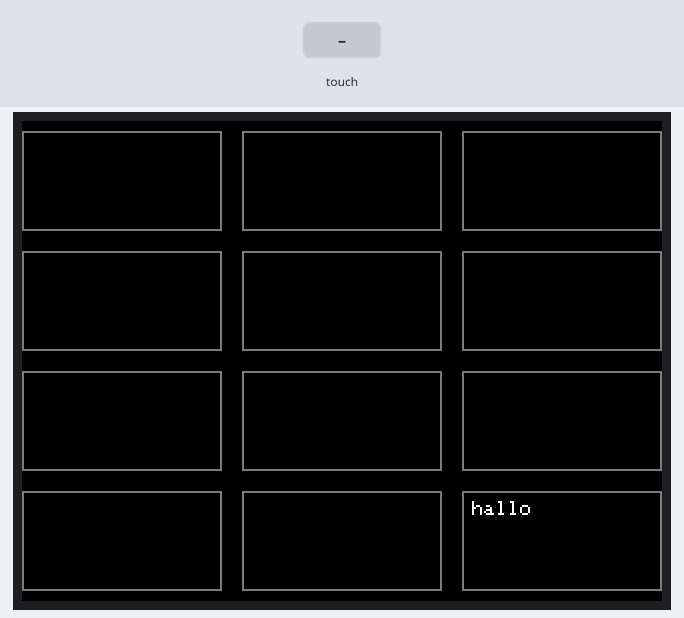
This sketch was run on a simulated Arduino Uno, built with avr-gcc and run on an emulated ATmega328P. Parts: 320×240 colour display. The inputs (shaded band) are chosen by the test bench.

Above: at 1.4 s.
1.5 s: touch panel pressed at 13 % / 10 % of its raw x / y range
3.0 s: touch panel pressed at 38 % / 10 % of its raw x / y range
Timing chart, 0 to 6.0 s (numbered marks = the images above; inputs shaded):
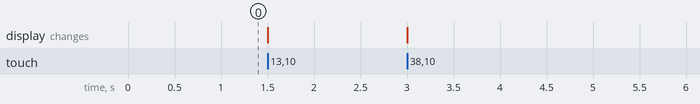

The sketch:

onoffbutton.ino
```cpp
//This example implements a simple sliding On/Off button. The example
// demonstrates drawing and touch operations.
//
//Thanks to Adafruit forums member Asteroid for the original sketch!
//
#include <Adafruit_GFX.h>
#include <SPI.h>
#include <Wire.h>
#include <Adafruit_ILI9341.h>
#include <Adafruit_STMPE610.h>

// This is calibration data for the raw touch data to the screen coordinates
#define TS_MINX 150
#define TS_MINY 130
#define TS_MAXX 3800
#define TS_MAXY 4000

#define STMPE_CS 8
Adafruit_STMPE610 ts = Adafruit_STMPE610(STMPE_CS);
#define TFT_CS 10
#define TFT_DC 9
Adafruit_ILI9341 tft = Adafruit_ILI9341(TFT_CS, TFT_DC);

void drawBtns()
{
    for (int x = 0; x < 3; x++) {
      for (int y = 0; y < 4; y++) {
        if(y == 0)
          tft.drawRect(x*100+10*x, y*50+5, 100, 50, ILI9341_DARKGREY);
        else
          tft.drawRect(x*100+10*x, y*50+10*y+5, 100, 50, ILI9341_DARKGREY);
      }
    }

}

void writeText(int x, int y, const char text[])
{
  tft.setCursor(5 + x*110, 10 + y*+60);
  tft.setTextColor(ILI9341_WHITE);
  tft.setTextSize(1);
  tft.println(text);
}

int readTouchScreen(void){
  if (!ts.bufferEmpty())
  {
    // Retrieve a point
    TS_Point p = ts.getPoint();
    // Scale using the calibration #'s
    // and rotate coordinate system
    p.x = map(p.x, TS_MINY, TS_MAXY, 0, tft.height());
    p.y = map(p.y, TS_MINX, TS_MAXX, 0, tft.width());
    int y = tft.height() - p.x;
    int x = p.y;

    for (int xt = 0; xt < 3; xt++) {
      for (int yt = 0; yt < 4; yt++) {
        if(yt == 0){
          if((x > xt*100+10*xt) && (x < (xt*100+10*xt + 100))) {
            if ((y > yt*50+5) && (y <= (yt*50+5 + 50))){
              return(xt*10 + yt);
            }
          }
        }
        else{
          if((x > xt*100+10*xt) && (x < (xt*100+10*xt + 100))) {
            if ((y > yt*50+10*yt+5) && (y <= (yt*50+10*yt+5 + 50))){
              return(xt*10 + yt);
            }
          }
        }
      }
    }
  }
  return(-1);
}

void setup(void)
{
  tft.begin();
  ts.begin();


  tft.fillScreen(ILI9341_BLACK);
  // origin = left,top landscape (USB left upper)
  tft.setRotation(1);

  drawBtns();
  writeText(2,3, "hallo");

}

void loop()
{

  int test =  readTouchScreen();

  if(test != -1){
    tft.setCursor(50,50);
    tft.setTextColor(ILI9341_RED);
    tft.setTextSize(1);
    tft.println(test);
  }


}
```
